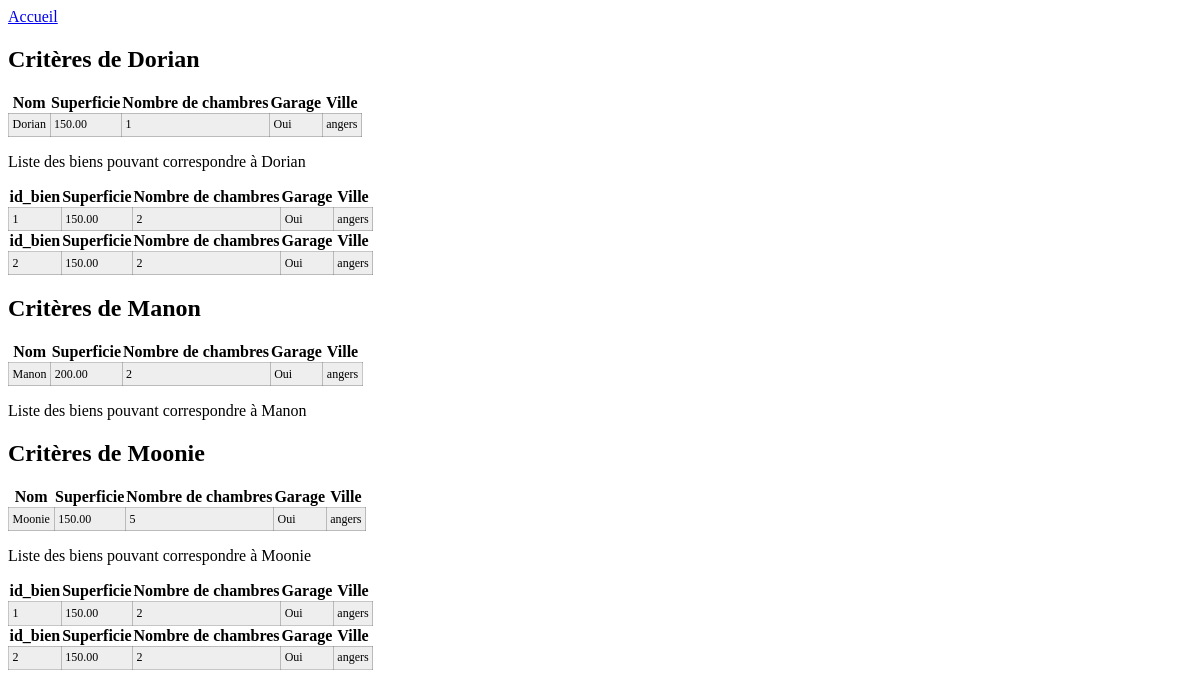
Before: /appli_gestion_acheteurs/critere with the older database file.
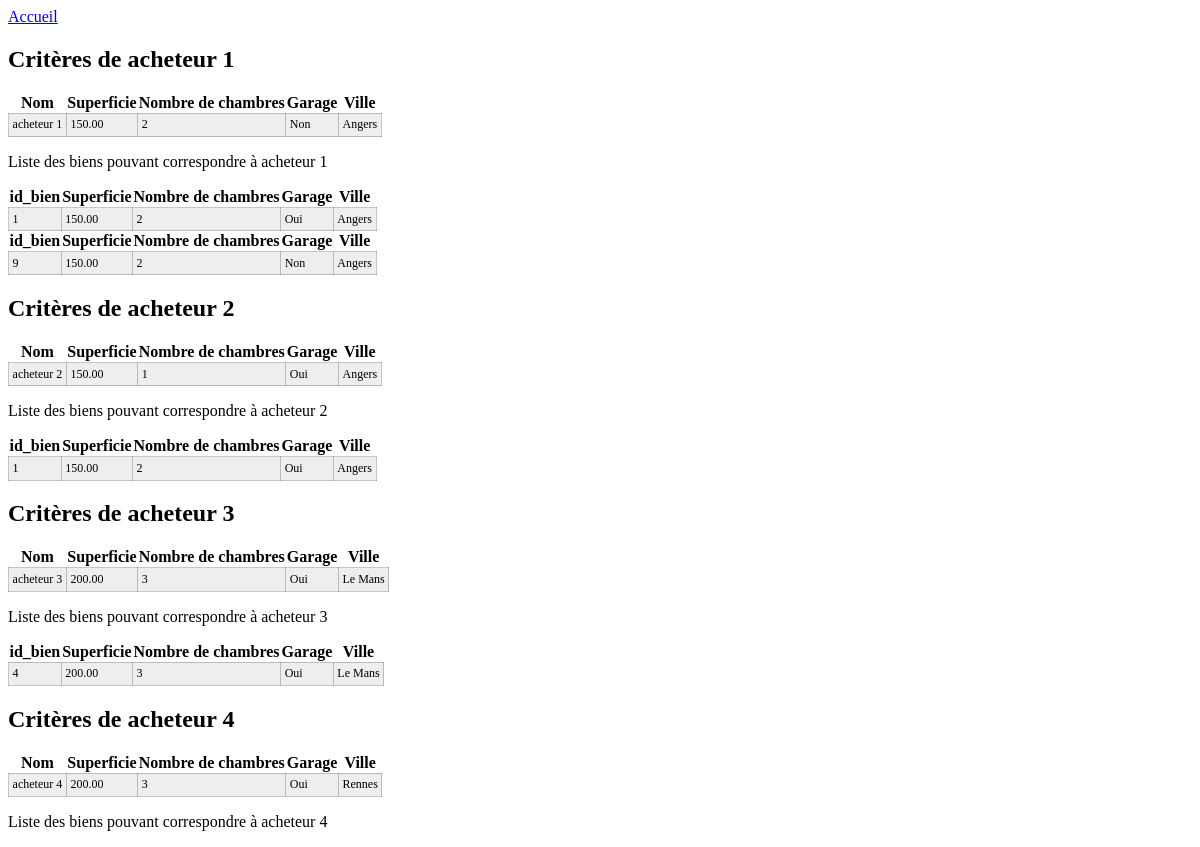
After: the same page with the newer database file.
### appli_agence_immo/models.py (models this page shows)
class Acheteurs(models.Model):
    id_acheteur=models.IntegerField(primary_key=True,unique=True)
    nom=models.CharField(max_length=30,unique=True)
    superficie=models.DecimalField(max_digits=6, decimal_places=2)
    nbr_chambre=models.IntegerField()
    garage=models.BooleanField()
    ville=models.CharField(max_length=30)

class Bien_Immobiliers(models.Model):
    id_bien=models.IntegerField(primary_key=True)
    ville=models.CharField(max_length=30)
    surface=models.DecimalField(max_digits=6, decimal_places=2)
    nb_chambres=models.IntegerField()
    garage=models.BooleanField()
    etat=models.CharField(max_length=10)
    estimation=models.IntegerField(default=0)

### appli_gestion_acheteurs/views.py (the view)
# urls.py: path('critere', views.critere, name='critere'),
def critere(request):
    return render(request, 'critere.html',
        {
            "pages":Acheteurs.objects.all(),
            "rien":Acheteurs.objects.count()==0,
            "biens":Bien_Immobiliers.objects.all()
        })

### appli_gestion_acheteurs/templates/critere.html (shortened to what this page needs)
<html>
<head>
  <p><a href="{% url 'main' %}"> Accueil </a></p>
</head>
<body>
{% if rien %}
  Aucune entrée dans la table Acheteurs
{% else %}
  {% for p in pages %}
  <h2>Critères de {{ p.nom }} </h2>
<table class="mon_tableau">
    <tr>
      <th>Nom</th>
      <th>Superficie</th>
      <th>Nombre de chambres</th>
      <th>Garage</th>
      <th>Ville</th>
    </tr>
    <tr>
      <td>{{ p.nom }} </td>
      <td>{{ p.superficie }} </td>
      <td>{{ p.nbr_chambre }} </td>
      <td>
        {% if p.garage %}
        Oui
      {% else %}
        Non
      {% endif %}
      </td>
      <td>{{ p.ville }} </td>
    </tr>
  </table>
<p>Liste des biens pouvant correspondre à {{p.nom}} </p>
  {% for b in biens %}
{% if b.surface == p.superficie and b.ville == p.ville and b.garage == p.garage or b.surface == p.superficie and b.ville == p.ville and b.nb_chambres == p.nbr_chambre %}
<table class="mon_tableau">
    <tr>
      <th>id_bien</th>
      <th>Superficie</th>
      <th>Nombre de chambres</th>
      <th>Garage</th>
      <th>Ville</th>
    </tr>
    <tr>
      <td>{{ b.id_bien }} </td>
      <td>{{ b.surface }} </td>
      <td>{{ b.nb_chambres }} </td>
      <td>
        {% if b.garage %}
        Oui
      {% else %}
        Non
      {% endif %}
      </td>
      <td>{{ b.ville }} </td>
    </tr>
  </table>
{% endif %}
  {% endfor %}
  {% endfor %}
{% endif %}
</body>
</html>

Changed rows visible on the page:
no longer on this page (row edited): Bien_Immobiliers: id_bien "2", surface "150.00", nb_chambres "2", garage "Oui", ville "angers"
removed Acheteurs: nom "Moonie", superficie "150.00", nbr_chambre "5", garage "Oui", ville "angers", Bien_Immobiliers (id_bien "1", surface "150.00", nb_chambres "2", garage "Oui", ville "angers")
changed Acheteurs: nom "Dorian" → "acheteur 1"; nbr_chambre "1" → "2"; ville "angers" → "Angers"; garage "Oui" → "Non"
changed Bien_Immobiliers id 1: ville "angers" → "Angers"
added Bien_Immobiliers: id_bien "9", surface "150.00", nb_chambres "2", garage "Non", ville "Angers", shown under Acheteurs "acheteur 1"
changed Acheteurs: nom "Manon" → "acheteur 2"; superficie "200.00" → "150.00"; nbr_chambre "2" → "1"; ville "angers" → "Angers"; gains Bien_Immobiliers (id_bien "1", surface "150.00", nb_chambres "2", garage "Oui", ville "Angers")
added Acheteurs: nom "acheteur 3", superficie "200.00", nbr_chambre "3", garage "Oui", ville "Le Mans"
added Bien_Immobiliers: id_bien "4", surface "200.00", nb_chambres "3", garage "Oui", ville "Le Mans", shown under "acheteur 3"
added Acheteurs: nom "acheteur 4", superficie "200.00", nbr_chambre "3", garage "Oui", ville "Rennes"
